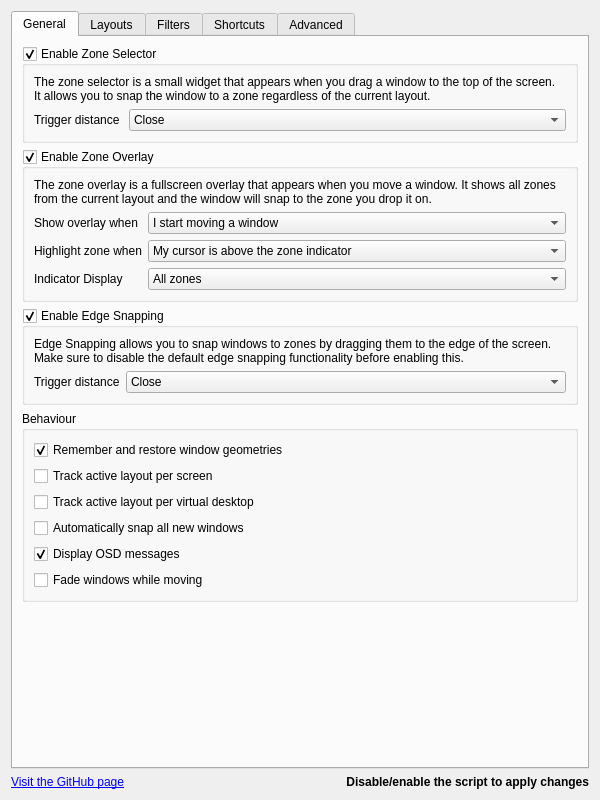
<?xml version="1.0" encoding="UTF-8"?>
<ui version="4.0">
  <class>KWin::MagnetileConfigForm</class>
  <widget class="QWidget" name="KWin::MagnetileConfigForm">
    <property name="geometry">
      <rect>
        <x>0</x>
        <y>0</y>
        <width>600</width>
        <height>800</height>
      </rect>
    </property>
    <layout class="QVBoxLayout" name="verticalLayout">
      <item>
        <widget class="QTabWidget" name="tabWidget">
          <property name="currentIndex">
            <number>0</number>
          </property>
          <widget class="QWidget" name="tab_general">
            <attribute name="icon">
              <iconset theme="systemsettings">
                <normaloff>../../../../../../../../.designer/backup</normaloff>../../../../../../../../.designer/backup</iconset>
            </attribute>
            <attribute name="title">
              <string>General</string>
            </attribute>
            <layout class="QVBoxLayout" name="verticalLayout_4">
              <item>
                <widget class="QGroupBox" name="kcfg_enableZoneSelector">
                  <property name="title">
                    <string>Enable Zone Selector</string>
                  </property>
                  <property name="alignment">
                    <set>Qt::AlignmentFlag::AlignLeading|Qt::AlignmentFlag::AlignLeft|Qt::AlignmentFlag::AlignTop</set>
                  </property>
                  <property name="checkable">
                    <bool>true</bool>
                  </property>
                  <layout class="QVBoxLayout" name="verticalLayout_14">
                    <item>
                      <widget class="QLabel" name="label_zoneSelectorExplanation">
                        <property name="text">
                          <string>The zone selector is a small widget that appears when you drag a window to the top of the screen. It allows you to snap the window to a zone regardless of the current layout.</string>
                        </property>
                        <property name="wordWrap">
                          <bool>true</bool>
                        </property>
                      </widget>
                    </item>
                    <item>
                      <layout class="QFormLayout" name="formLayout_zoneSelector">
                        <item row="0" column="1">
                          <widget class="QComboBox" name="kcfg_zoneSelectorTriggerDistance">
                            <property name="sizePolicy">
                              <sizepolicy hsizetype="Expanding" vsizetype="Fixed">
                                <horstretch>0</horstretch>
                                <verstretch>0</verstretch>
                              </sizepolicy>
                            </property>
                            <property name="currentText">
                              <string>Close</string>
                            </property>
                            <property name="currentIndex">
                              <number>0</number>
                            </property>
                            <item>
                              <property name="text">
                                <string>Close</string>
                              </property>
                            </item>
                            <item>
                              <property name="text">
                                <string>Medium</string>
                              </property>
                            </item>
                            <item>
                              <property name="text">
                                <string>Far</string>
                              </property>
                            </item>
                          </widget>
                        </item>
                        <item row="0" column="0">
                          <widget class="QLabel" name="label_zoneSelectorTriggerDistance">
                            <property name="text">
                              <string>Trigger distance </string>
                            </property>
                          </widget>
                        </item>
                      </layout>
                    </item>
                  </layout>
                </widget>
              </item>
              <item>
                <widget class="QGroupBox" name="kcfg_enableZoneOverlay">
                  <property name="title">
                    <string>Enable Zone Overlay</string>
                  </property>
                  <property name="checkable">
                    <bool>true</bool>
                  </property>
                  <property name="checked">
                    <bool>true</bool>
                  </property>
                  <layout class="QVBoxLayout" name="verticalLayout_13">
                    <item>
                      <widget class="QLabel" name="label_zoneOverlayExplanation">
                        <property name="text">
                          <string>The zone overlay is a fullscreen overlay that appears when you move a window. It shows all zones from the current layout and the window will snap to the zone you drop it on.</string>
                        </property>
                        <property name="wordWrap">
                          <bool>true</bool>
                        </property>
                      </widget>
                    </item>
                    <item>
                      <layout class="QFormLayout" name="formLayout_zoneOverlay">
                        <item row="0" column="0">
                          <widget class="QLabel" name="label_zoneOverlayShowWhen">
                            <property name="text">
                              <string>Show overlay when</string>
                            </property>
                          </widget>
                        </item>
                        <item row="0" column="1">
                          <widget class="QComboBox" name="kcfg_zoneOverlayShowWhen">
                            <property name="sizePolicy">
                              <sizepolicy hsizetype="Expanding" vsizetype="Fixed">
                                <horstretch>0</horstretch>
                                <verstretch>0</verstretch>
                              </sizepolicy>
                            </property>
                            <item>
                              <property name="text">
                                <string>I start moving a window</string>
                              </property>
                            </item>
                            <item>
                              <property name="text">
                                <string>I press the toggle overlay shortcut</string>
                              </property>
                            </item>
                          </widget>
                        </item>
                        <item row="1" column="0">
                          <widget class="QLabel" name="label_zoneOverlayHighlightTarget">
                            <property name="text">
                              <string>Highlight zone when</string>
                            </property>
                          </widget>
                        </item>
                        <item row="1" column="1">
                          <widget class="QComboBox" name="kcfg_zoneOverlayHighlightTarget">
                            <property name="sizePolicy">
                              <sizepolicy hsizetype="Expanding" vsizetype="Fixed">
                                <horstretch>0</horstretch>
                                <verstretch>0</verstretch>
                              </sizepolicy>
                            </property>
                            <item>
                              <property name="text">
                                <string>My cursor is above the zone indicator</string>
                              </property>
                            </item>
                            <item>
                              <property name="text">
                                <string>My cursor is anywhere in the zone</string>
                              </property>
                            </item>
                          </widget>
                        </item>
                        <item row="2" column="0">
                          <widget class="QLabel" name="label_zoneOverlayIndicatorDisplay">
                            <property name="text">
                              <string>Indicator Display</string>
                            </property>
                          </widget>
                        </item>
                        <item row="2" column="1">
                          <widget class="QComboBox" name="kcfg_zoneOverlayIndicatorDisplay">
                            <property name="sizePolicy">
                              <sizepolicy hsizetype="Expanding" vsizetype="Fixed">
                                <horstretch>0</horstretch>
                                <verstretch>0</verstretch>
                              </sizepolicy>
                            </property>
                            <item>
                              <property name="text">
                                <string>All zones</string>
                              </property>
                            </item>
                            <item>
                              <property name="text">
                                <string>Only target zone</string>
                              </property>
                            </item>
                          </widget>
                        </item>
                      </layout>
                    </item>
                  </layout>
                </widget>
              </item>
              <item>
                <widget class="QGroupBox" name="kcfg_enableEdgeSnapping">
                  <property name="title">
                    <string>Enable Edge Snapping</string>
                  </property>
                  <property name="checkable">
                    <bool>true</bool>
                  </property>
                  <property name="checked">
                    <bool>true</bool>
                  </property>
                  <layout class="QVBoxLayout" name="verticalLayout_13">
                    <item>
                      <widget class="QLabel" name="label_edgeSnappingExplanation">
                        <property name="text">
                          <string>Edge Snapping allows you to snap windows to zones by dragging them to the edge of the screen. Make sure to disable the default edge snapping functionality before enabling this.</string>
                        </property>
                        <property name="wordWrap">
                          <bool>true</bool>
                        </property>
                      </widget>
                    </item>
                    <item>
                      <layout class="QFormLayout" name="formLayout_edgeSnapping">
                        <item row="0" column="0">
                          <widget class="QLabel" name="label_edgeSnappingTriggerDistance">
                            <property name="text">
                              <string>Trigger distance</string>
                            </property>
                          </widget>
                        </item>
                        <item row="0" column="1">
                          <widget class="QComboBox" name="kcfg_edgeSnappingTriggerDistance">
                            <property name="sizePolicy">
                              <sizepolicy hsizetype="Expanding" vsizetype="Fixed">
                                <horstretch>0</horstretch>
                                <verstretch>0</verstretch>
                              </sizepolicy>
                            </property>
                            <item>
                              <property name="text">
                                <string>Close</string>
                              </property>
                            </item>
                            <item>
                              <property name="text">
                                <string>Medium</string>
                              </property>
                            </item>
                            <item>
                              <property name="text">
                                <string>Far</string>
                              </property>
                            </item>
                          </widget>
                        </item>
                      </layout>
                    </item>
                  </layout>
                </widget>
              </item>
              <item>
                <widget class="QGroupBox" name="groupBox_snappingBehaviour">
                  <property name="title">
                    <string>Behaviour</string>
                  </property>
                  <layout class="QVBoxLayout" name="verticalLayout_11">
                    <item>
                      <widget class="QCheckBox" name="kcfg_rememberWindowGeometries">
                        <property name="sizePolicy">
                          <sizepolicy hsizetype="Minimum" vsizetype="Minimum">
                            <horstretch>0</horstretch>
                            <verstretch>0</verstretch>
                          </sizepolicy>
                        </property>
                        <property name="text">
                          <string>Remember and restore window geometries</string>
                        </property>
                        <property name="checked">
                          <bool>true</bool>
                        </property>
                      </widget>
                    </item>
                    <item>
                      <widget class="QCheckBox" name="kcfg_trackLayoutPerScreen">
                        <property name="text">
                          <string>Track active layout per screen</string>
                        </property>
                      </widget>
                    </item>
                    <item>
                      <widget class="QCheckBox" name="kcfg_trackLayoutPerDesktop">
                        <property name="text">
                          <string>Track active layout per virtual desktop</string>
                        </property>
                      </widget>
                    </item>
                    <item>
                      <widget class="QCheckBox" name="kcfg_autoSnapAllNew">
                        <property name="text">
                          <string>Automatically snap all new windows</string>
                        </property>
                      </widget>
                    </item>
                    <item>
                      <widget class="QCheckBox" name="kcfg_showOsdMessages">
                        <property name="text">
                          <string>Display OSD messages</string>
                        </property>
                        <property name="checked">
                          <bool>true</bool>
                        </property>
                      </widget>
                    </item>
                    <item>
                      <widget class="QCheckBox" name="kcfg_fadeWindowsWhileMoving">
                        <property name="text">
                          <string>Fade windows while moving</string>
                        </property>
                      </widget>
                    </item>
                  </layout>
                </widget>
              </item>
              <item>
                <spacer name="verticalSpacer_general">
                  <property name="orientation">
                    <enum>Qt::Orientation::Vertical</enum>
                  </property>
                  <property name="sizeHint" stdset="0">
                    <size>
                      <width>0</width>
                      <height>0</height>
                    </size>
                  </property>
                </spacer>
              </item>
            </layout>
            <zorder>kcfg_enableEdgeSnapping</zorder>
            <zorder>verticalSpacer_general</zorder>
            <zorder>groupBox_snappingBehaviour</zorder>
            <zorder>kcfg_enableZoneSelector</zorder>
            <zorder>kcfg_enableZoneOverlay</zorder>
          </widget>
          <widget class="QWidget" name="tab_layouts">
            <attribute name="icon">
              <iconset theme="preferences-desktop-virtual">
                <normaloff>../../../../../../../../.designer/backup</normaloff>../../../../../../../../.designer/backup</iconset>
            </attribute>
            <attribute name="title">
              <string>Layouts</string>
            </attribute>
            <layout class="QVBoxLayout" name="verticalLayout_2">
              <item>
                <widget class="QGroupBox" name="groupBox_layouts">
                  <property name="title">
                    <string>Layouts</string>
                  </property>
                  <layout class="QVBoxLayout" name="verticalLayout_6">
                    <item>
                      <widget class="QPlainTextEdit" name="kcfg_layoutsJson">
                        <property name="plainText">
                          <string>[ { &quot;name&quot;: &quot;Priority Grid&quot;, &quot;padding&quot;: 0, &quot;zones&quot;: [ { &quot;x&quot;: 0, &quot;y&quot;: 0, &quot;height&quot;: 100, &quot;width&quot;: 25 }, { &quot;x&quot;: 25, &quot;y&quot;: 0, &quot;height&quot;: 100, &quot;width&quot;: 50 }, { &quot;x&quot;: 75, &quot;y&quot;: 0, &quot;height&quot;: 100, &quot;width&quot;: 25 } ] }, { &quot;name&quot;: &quot;Quadrant Grid&quot;, &quot;zones&quot;: [ { &quot;x&quot;: 0, &quot;y&quot;: 0, &quot;height&quot;: 50, &quot;width&quot;: 50 }, { &quot;x&quot;: 0, &quot;y&quot;: 50, &quot;height&quot;: 50, &quot;width&quot;: 50 }, { &quot;x&quot;: 50, &quot;y&quot;: 50, &quot;height&quot;: 50, &quot;width&quot;: 50 }, { &quot;x&quot;: 50, &quot;y&quot;: 0, &quot;height&quot;: 50, &quot;width&quot;: 50 } ] } ]</string>
                        </property>
                      </widget>
                    </item>
                  </layout>
                </widget>
              </item>
            </layout>
          </widget>
          <widget class="QWidget" name="tab_filters">
            <attribute name="icon">
              <iconset theme="preferences-desktop-filter">
                <normaloff>../../../../../../../../.designer/backup</normaloff>../../../../../../../../.designer/backup</iconset>
            </attribute>
            <attribute name="title">
              <string>Filters</string>
            </attribute>
            <layout class="QVBoxLayout" name="verticalLayout_7">
              <item>
                <widget class="QGroupBox" name="groupBox_filtering">
                  <property name="title">
                    <string>Filtering</string>
                  </property>
                  <layout class="QVBoxLayout" name="verticalLayout_8">
                    <item>
                      <widget class="QLabel" name="label_filteringExplanation">
                        <property name="sizePolicy">
                          <sizepolicy hsizetype="Preferred" vsizetype="Fixed">
                            <horstretch>0</horstretch>
                            <verstretch>0</verstretch>
                          </sizepolicy>
                        </property>
                        <property name="text">
                          <string>Choose a filter mode and enter the window classes you wish to include or exclude, seperated by a new line.</string>
                        </property>
                        <property name="wordWrap">
                          <bool>true</bool>
                        </property>
                      </widget>
                    </item>
                    <item>
                      <layout class="QFormLayout" name="formLayout_filtering">
                        <item row="0" column="0">
                          <widget class="QLabel" name="label_filteringMode">
                            <property name="text">
                              <string>Mode</string>
                            </property>
                          </widget>
                        </item>
                        <item row="0" column="1">
                          <widget class="QComboBox" name="kcfg_filterMode">
                            <property name="sizePolicy">
                              <sizepolicy hsizetype="Expanding" vsizetype="Fixed">
                                <horstretch>0</horstretch>
                                <verstretch>0</verstretch>
                              </sizepolicy>
                            </property>
                            <item>
                              <property name="text">
                                <string>Include</string>
                              </property>
                            </item>
                            <item>
                              <property name="text">
                                <string>Exclude</string>
                              </property>
                            </item>
                          </widget>
                        </item>
                        <item row="1" column="0">
                          <widget class="QLabel" name="label_filteringFilter">
                            <property name="text">
                              <string>Filter</string>
                            </property>
                          </widget>
                        </item>
                        <item row="1" column="1">
                          <widget class="QPlainTextEdit" name="kcfg_filterList">
                            <property name="toolTip">
                              <string>Enter window classes you wish to include/exclude (seperated by a new line)</string>
                            </property>
                          </widget>
                        </item>
                      </layout>
                    </item>
                  </layout>
                </widget>
              </item>
            </layout>
          </widget>
          <widget class="QWidget" name="tab_shortcuts">
            <attribute name="icon">
              <iconset theme="configure-shortcuts">
                <normaloff>../../../../../.designer/backup</normaloff>../../../../../.designer/backup</iconset>
            </attribute>
            <attribute name="title">
              <string>Shortcuts</string>
            </attribute>
            <layout class="QVBoxLayout" name="verticalLayout_9">
              <item>
                <layout class="QVBoxLayout" name="verticalLayout_shortcuts" stretch="0">
                  <item>
                    <widget class="QGroupBox" name="groupBox_shortcuts">
                      <property name="title">
                        <string>Shortcuts</string>
                      </property>
                      <layout class="QVBoxLayout" name="verticalLayout_12">
                        <item>
                          <widget class="QLabel" name="label_shortcutsExplanation">
                            <property name="text">
                              <string> &lt;html&gt;&lt;head/&gt;&lt;body&gt;&lt;p&gt;To set up shortcuts for this script&lt;/p&gt;&lt;p&gt;Go to System Settings / Shortcuts and search for &amp;quot;Magnetile&amp;quot;&lt;/p&gt;&lt;/body&gt;&lt;/html&gt;</string>
                            </property>
                            <property name="alignment">
                              <set>Qt::AlignmentFlag::AlignCenter</set>
                            </property>
                          </widget>
                        </item>
                      </layout>
                    </widget>
                  </item>
                </layout>
              </item>
            </layout>
          </widget>
          <widget class="QWidget" name="tab_advanced">
            <attribute name="icon">
              <iconset theme="applications-development">
                <normaloff>../../../../../../../../.designer/backup</normaloff>../../../../../../../../.designer/backup</iconset>
            </attribute>
            <attribute name="title">
              <string>Advanced</string>
            </attribute>
            <layout class="QVBoxLayout" name="verticalLayout_9">
              <item>
                <layout class="QVBoxLayout" name="verticalLayout_advanced" stretch="0,0">
                  <item>
                    <widget class="QGroupBox" name="groupBox_performance">
                      <property name="title">
                        <string>Performance</string>
                      </property>
                      <property name="flat">
                        <bool>false</bool>
                      </property>
                      <layout class="QVBoxLayout" name="verticalLayout_16">
                        <item>
                          <layout class="QFormLayout" name="formLayout_performance">
                            <item row="0" column="0">
                              <widget class="QLabel" name="label_pollingRate">
                                <property name="toolTip">
                                  <string>Speed of which the zone checking is done</string>
                                </property>
                                <property name="text">
                                  <string>Polling rate</string>
                                </property>
                              </widget>
                            </item>
                            <item row="0" column="1">
                              <widget class="QSpinBox" name="kcfg_pollingRate">
                                <property name="sizePolicy">
                                  <sizepolicy hsizetype="Expanding" vsizetype="Fixed">
                                    <horstretch>0</horstretch>
                                    <verstretch>0</verstretch>
                                  </sizepolicy>
                                </property>
                                <property name="toolTip">
                                  <string>Speed of which the zone checking is done</string>
                                </property>
                                <property name="suffix">
                                  <string> ms</string>
                                </property>
                                <property name="minimum">
                                  <number>10</number>
                                </property>
                                <property name="maximum">
                                  <number>1000</number>
                                </property>
                                <property name="singleStep">
                                  <number>10</number>
                                </property>
                                <property name="value">
                                  <number>100</number>
                                </property>
                              </widget>
                            </item>
                          </layout>
                        </item>
                      </layout>
                    </widget>
                  </item>
                  <item>
                    <widget class="QGroupBox" name="groupBox_debug">
                      <property name="title">
                        <string>Debugging</string>
                      </property>
                      <layout class="QVBoxLayout" name="verticalLayout_17">
                        <item>
                          <widget class="QCheckBox" name="kcfg_enableDebugLogging">
                            <property name="sizePolicy">
                              <sizepolicy hsizetype="Minimum" vsizetype="Minimum">
                                <horstretch>0</horstretch>
                                <verstretch>0</verstretch>
                              </sizepolicy>
                            </property>
                            <property name="text">
                              <string>Enable logging</string>
                            </property>
                          </widget>
                        </item>
                        <item>
                          <widget class="QCheckBox" name="kcfg_enableDebugOverlay">
                            <property name="sizePolicy">
                              <sizepolicy hsizetype="Minimum" vsizetype="Minimum">
                                <horstretch>0</horstretch>
                                <verstretch>0</verstretch>
                              </sizepolicy>
                            </property>
                            <property name="text">
                              <string>Enable debug overlay</string>
                            </property>
                          </widget>
                        </item>
                      </layout>
                    </widget>
                  </item>
                </layout>
              </item>
              <item>
                <spacer name="verticalSpacer_advanced">
                  <property name="orientation">
                    <enum>Qt::Orientation::Vertical</enum>
                  </property>
                  <property name="sizeHint" stdset="0">
                    <size>
                      <width>20</width>
                      <height>40</height>
                    </size>
                  </property>
                </spacer>
              </item>
            </layout>
          </widget>
        </widget>
      </item>
      <item>
        <layout class="QHBoxLayout" name="horizontalLayout_main">
          <item>
            <widget class="QLabel" name="label_mainBottomLeft">
              <property name="toolTip">
                <string>https://github.com/jcearnal/magnetile.git</string>
              </property>
              <property name="text">
                <string>&lt;a href=&quot;https://github.com/jcearnal/magnetile.git&quot;&gt;Visit the GitHub page&lt;/a&gt;</string>
              </property>
              <property name="margin">
                <number>8</number>
              </property>
              <property name="openExternalLinks">
                <bool>true</bool>
              </property>
            </widget>
          </item>
          <item>
            <widget class="QLabel" name="label_mainBottomRight">
              <property name="font">
                <font>
                  <italic>false</italic>
                  <bold>true</bold>
                  <underline>false</underline>
                  <strikeout>false</strikeout>
                </font>
              </property>
              <property name="toolTip">
                <string />
              </property>
              <property name="text">
                <string>Disable/enable the script to apply changes</string>
              </property>
              <property name="scaledContents">
                <bool>false</bool>
              </property>
              <property name="alignment">
                <set>Qt::AlignmentFlag::AlignRight|Qt::AlignmentFlag::AlignTrailing|Qt::AlignmentFlag::AlignVCenter</set>
              </property>
              <property name="margin">
                <number>8</number>
              </property>
            </widget>
          </item>
        </layout>
      </item>
    </layout>
  </widget>
  <resources />
  <connections />
</ui>
